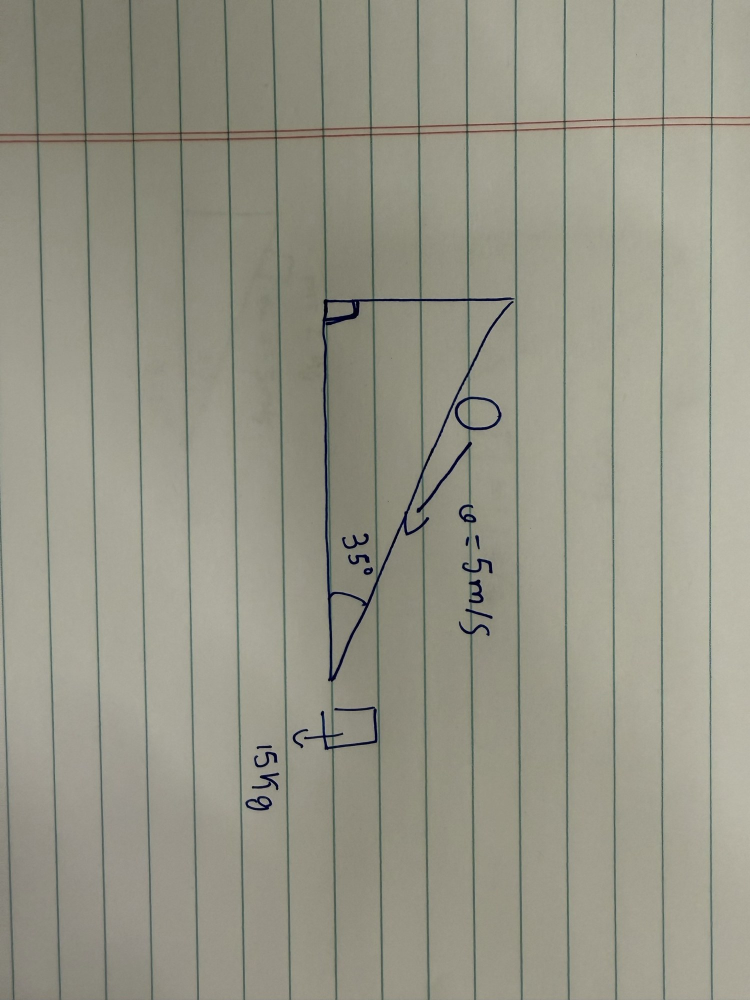
#> input picture fixtures/real/IMG_9140.jpg, 1500 x 2000 px (shown at 1/2 size)
$ python -i capture.py   (imports and definitions only)
#> lines starting #> are read from the running program, lines starting #| are printed output that depends on the picture; after the words box and inside, x2 and y2 are one past the last pixel; in counts of white or black regions, pixels touching at a corner belong together
"""Photo → flattened paper image + ink mask (P1.1).

1. Find the paper: the largest 4-corner contour of the bright region; perspective-warp it.
   No paper edge (synthetic renders, or the sheet fills the frame) → use the whole image.
2. Resize so the long side is WORK_LONG_SIDE px.
3. Ink = pixels clearly darker than their local background (a large median blur), which
   survives shadows. The threshold adapts per image (Otsu on the "darkness" values) so faint
   ruled-notebook lines (light cyan/pink, much less dark than pen) stay out of the mask.
4. Drop specks with connected components.
"""

import io
from dataclasses import dataclass, field

import cv2
import numpy as np
from PIL import Image, ImageOps

WORK_LONG_SIDE = 1200
MIN_PAPER_AREA = 0.2  # of the photo
MAX_PAPER_AREA = 0.97  # bigger than this = the photo border itself, not a paper edge
MIN_DARKNESS = 40  # 0-255 below local background; nothing lighter than this is ink
MIN_SPECK_AREA_FRAC = 2e-5  # components smaller than this fraction of the image are noise

Corners = list[tuple[float, float]]


@dataclass
class Capture:
    image: np.ndarray  # flattened paper, BGR uint8
    mask: np.ndarray  # ink, uint8 0/255, same size as image
    paper_found: bool
    paper_corners: Corners | None  # in the original photo
    warnings: list[str] = field(default_factory=list)


# [4 lines left out: function load_image, not called in this run]


def resize_long_side(img: np.ndarray, long_side: int = WORK_LONG_SIDE) -> np.ndarray:
    h, w = img.shape[:2]
    scale = long_side / max(h, w)
    if abs(scale - 1) < 1e-3:
        return img
    interp = cv2.INTER_AREA if scale < 1 else cv2.INTER_CUBIC
    return cv2.resize(img, (round(w * scale), round(h * scale)), interpolation=interp)


def order_corners(pts) -> np.ndarray:
    """Top-left, top-right, bottom-right, bottom-left."""
    pts = np.asarray(pts, dtype=np.float32).reshape(4, 2)
    s, d = pts.sum(axis=1), np.diff(pts, axis=1).ravel()
    return np.array([pts[np.argmin(s)], pts[np.argmin(d)], pts[np.argmax(s)], pts[np.argmax(d)]],
                    dtype=np.float32)


def find_paper(img: np.ndarray) -> Corners | None:
    """Largest bright 4-corner region, in img coordinates, or None."""
    h, w = img.shape[:2]
    scale = 800 / max(h, w)
    small = cv2.resize(img, (round(w * scale), round(h * scale)), interpolation=cv2.INTER_AREA)
    gray = cv2.GaussianBlur(cv2.cvtColor(small, cv2.COLOR_BGR2GRAY), (5, 5), 0)
    _, bright = cv2.threshold(gray, 0, 255, cv2.THRESH_BINARY + cv2.THRESH_OTSU)
    bright = cv2.morphologyEx(bright, cv2.MORPH_CLOSE, np.ones((9, 9), np.uint8))
    contours, _ = cv2.findContours(bright, cv2.RETR_EXTERNAL, cv2.CHAIN_APPROX_SIMPLE)
    area_total = small.shape[0] * small.shape[1]
    for contour in sorted(contours, key=cv2.contourArea, reverse=True)[:3]:
        area = cv2.contourArea(contour)
        if not MIN_PAPER_AREA * area_total <= area <= MAX_PAPER_AREA * area_total:
            continue
        hull = cv2.convexHull(contour)
        peri = cv2.arcLength(hull, True)
        for eps in (0.02, 0.03, 0.05):
            approx = cv2.approxPolyDP(hull, eps * peri, True)
            if len(approx) == 4:
                quad = order_corners(approx)
                if (cv2.contourArea(approx) >= 0.85 * cv2.contourArea(hull)
                        and _paper_shaped(quad) and _sharp_edges(gray, quad)):
                    return [(float(x) / scale, float(y) / scale) for x, y in quad]
                break
    return None


def _paper_shaped(quad: np.ndarray) -> bool:
    """Sheets are between square and ~1:1.8 (A4 1.41, letter 1.29); shadows often aren't."""
    tl, tr, br, bl = quad
    width = (np.linalg.norm(tr - tl) + np.linalg.norm(br - bl)) / 2
    height = (np.linalg.norm(bl - tl) + np.linalg.norm(br - tr)) / 2
    return max(width, height) / max(1.0, min(width, height)) <= 1.8


def _sharp_edges(gray: np.ndarray, quad: np.ndarray, offset: float = 4.0,
                 min_step: float = 25.0) -> bool:
    """Every side that isn't on the photo border must be a crisp bright→dark step.

    A shadow boundary is a soft ramp, so the brightness a few px inside vs outside the side
    differs little; a real paper edge on a darker desk differs a lot.
    """
    h, w = gray.shape
    centre = quad.mean(axis=0)
    margin = 0.02 * max(h, w)
    for a, b in zip(quad, np.roll(quad, -1, axis=0)):
        # lies along one photo edge (both ends near the same border), not cutting across it
        dists = lambda p: (p[0], p[1], w - 1 - p[0], h - 1 - p[1])  # noqa: E731
        if any(da < margin and db < margin for da, db in zip(dists(a), dists(b))):
            continue
        direction = (b - a) / max(1e-6, np.linalg.norm(b - a))
        normal = np.array([-direction[1], direction[0]])
        if np.dot(centre - a, normal) < 0:
            normal = -normal  # point inwards
        steps = []
        for t in np.linspace(0.1, 0.9, 15):
            p = a + t * (b - a)
            inside, outside = p + offset * normal, p - offset * normal
            if not (0 <= outside[0] < w and 0 <= outside[1] < h):
                continue
            steps.append(float(gray[int(inside[1]), int(inside[0])])
                         - float(gray[int(outside[1]), int(outside[0])]))
        if not steps or np.median(steps) < min_step:
            return False
    return True


# [10 lines left out: function warp, not called in this run]


def darkness(img: np.ndarray) -> np.ndarray:
    """How much darker each pixel is than its local background (float32, 0-255)."""
    gray = cv2.cvtColor(img, cv2.COLOR_BGR2GRAY)
    k = max(21, (min(gray.shape) // 25) | 1)
    # median of a half-size image is ~4× faster and just as good for a background estimate
    small = cv2.resize(gray, None, fx=0.5, fy=0.5, interpolation=cv2.INTER_AREA)
    bg = cv2.medianBlur(small, (k // 2) | 1)
    bg = cv2.resize(bg, (gray.shape[1], gray.shape[0]), interpolation=cv2.INTER_LINEAR)
    return np.clip(bg.astype(np.float32) - gray.astype(np.float32), 0, 255)


def ink_mask(img: np.ndarray) -> np.ndarray:
    dark = darkness(img)
    candidates = dark[dark > MIN_DARKNESS / 2]
    threshold = float(MIN_DARKNESS)
    if candidates.size > 100:
        otsu, _ = cv2.threshold(candidates.astype(np.uint8).reshape(-1, 1), 0, 255,
                                cv2.THRESH_BINARY + cv2.THRESH_OTSU)
        threshold = max(threshold, float(otsu))
    mask = (dark > threshold).astype(np.uint8) * 255
    mask = cv2.morphologyEx(mask, cv2.MORPH_CLOSE, np.ones((3, 3), np.uint8))
    return remove_specks(mask)


def remove_specks(mask: np.ndarray) -> np.ndarray:
    n, labels, stats, _ = cv2.connectedComponentsWithStats(mask, connectivity=8)
    min_area = max(8, MIN_SPECK_AREA_FRAC * mask.size)
    keep = np.zeros(n, dtype=bool)
    keep[1:] = stats[1:, cv2.CC_STAT_AREA] >= min_area
    return (keep[labels] * 255).astype(np.uint8)


def capture(img: np.ndarray) -> Capture:
    corners = find_paper(img)
    warnings = []
    if corners is not None:
        flat = warp(img, corners)
    else:
        flat = resize_long_side(img)
        warnings.append("paper edge not found — using the whole photo")
    return Capture(image=flat, mask=ink_mask(flat), paper_found=corners is not None,
                   paper_corners=corners, warnings=warnings)


# [7 lines left out: function apply_corners, not called in this run]

>>> import cv2
>>> picture = cv2.cvtColor(cv2.imread('../../../fixtures/real/IMG_9140.jpg'), cv2.COLOR_BGR2RGB)
>>> result = capture(picture)
#> in find_paper, `small = cv2.resize(img, (round(w * scale), round(h * scale)), interpol..`:
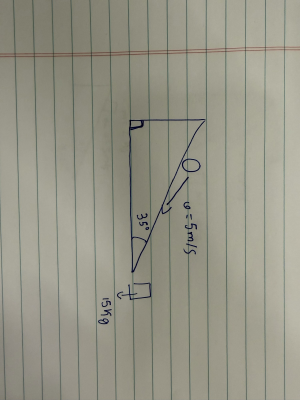
#> small: shape (800, 600, 3) (shown at 1/2 size); mean R, G, B 150.5, 149.1, 135.2
#> in find_paper, `_, bright = cv2.threshold(gray, 0, 255, cv2.THRESH_BINARY + cv2.THRESH..`:
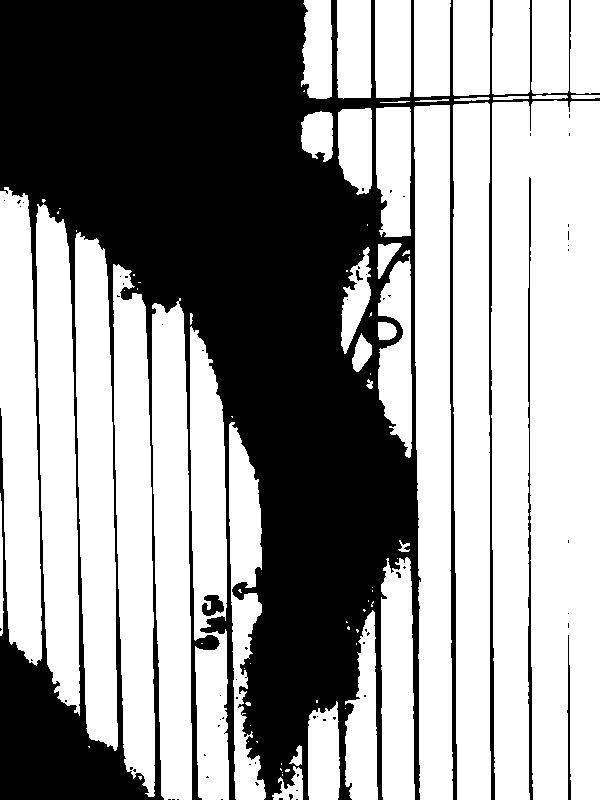
#> bright: shape (800, 600); 58.9% white; 69 black regions (64 under 20 px), largest, box (x1, y1, x2, y2) and area: (0, 0, 600, 800) 194769, (528, 177, 533, 800) 1384, (567, 635, 571, 800) 326, (202, 595, 224, 616) 310, (356, 270, 363, 281) 35
#> in find_paper, `bright = cv2.morphologyEx(bright, cv2.MORPH_CLOSE, np.ones((9, 9), np...`:
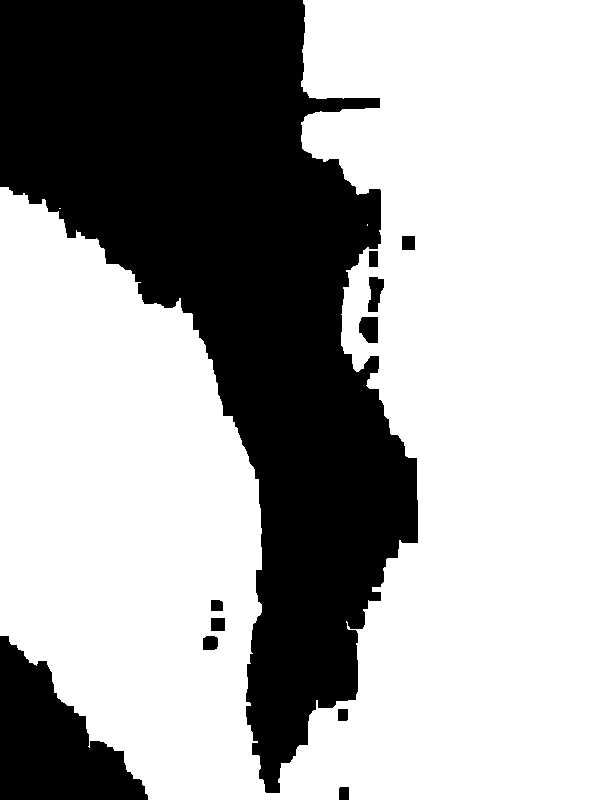
#> bright: shape (800, 600); 65.5% white; 11 black regions
#> in find_paper, `contours, _ = cv2.findContours(bright, cv2.RETR_EXTERNAL, cv2.CHAIN_AP..`: contours = 3 contours, 2 with area under 20; largest, box (x1, y1, x2, y2) and area: (0, 0, 600, 800) 313796
#> the loop in find_paper, `for contour in sorted(contours, key=cv2.contourArea, reverse=True)[:3]:` made 3 passes
#> (area, peri) on pass 1: (313796, 2571.8)
#> in darkness, `bg = cv2.medianBlur(small, (k // 2) | 1)`:
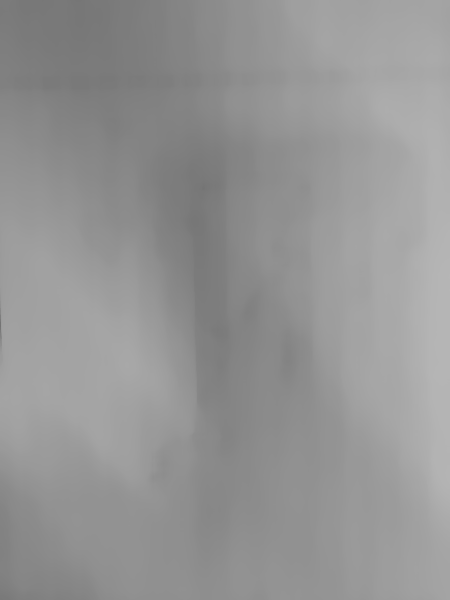
#> bg: shape (600, 450); min 115, max 182, mean 148.5
#> in darkness, `return np.clip(bg.astype(np.float32) - gray.astype(np.float32), 0, 255)`:
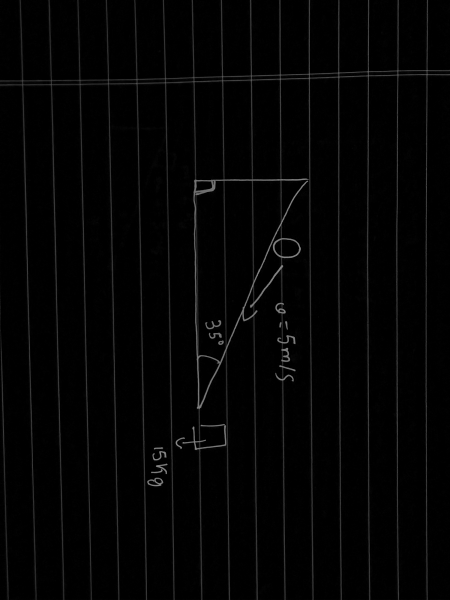
#> returned value: shape (1200, 900) float32 (shown at 1/2 size); min 0, max 141, mean 3.8
#> in ink_mask, `otsu, _ = cv2.threshold(candidates.astype(np.uint8).reshape(-1, 1), 0,..`: otsu = 78
#> in ink_mask, `mask = (dark > threshold).astype(np.uint8) * 255`:
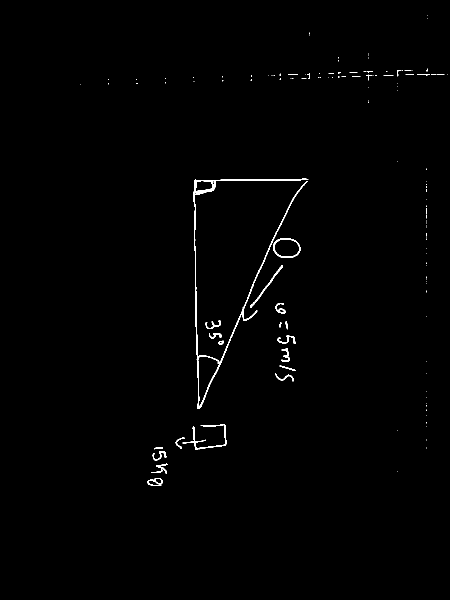
#> mask: shape (1200, 900) (shown at 1/2 size); 0.66% white in thin lines or dots, all inside (x1, y1, x2, y2) = (160, 31, 896, 972)
#> in remove_specks, `n, labels, stats, _ = cv2.connectedComponentsWithStats(mask, connectiv..`: n = 102; stats = 102 rows, first 6: [0, 0, 900, 1200, 1072687], [854, 31, 1, 1, 1], [854, 37, 1, 1, 1], [618, 65, 1, 6, 6], [736, 106, 1, 11, 11], [677, 114, 1, 3, 3]
#> in remove_specks, `return (keep[labels] * 255).astype(np.uint8)`:
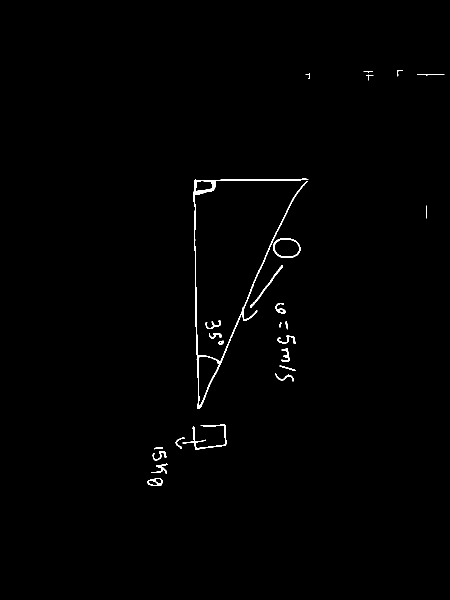
#> returned value: shape (1200, 900) (shown at 1/2 size); 0.64% white; 25 white regions, largest, box (x1, y1, x2, y2) and area: (387, 357, 617, 818) 3442, (365, 848, 453, 900) 589, (546, 476, 602, 516) 422

$ run again, on fixtures/real/IMG_9141.jpg
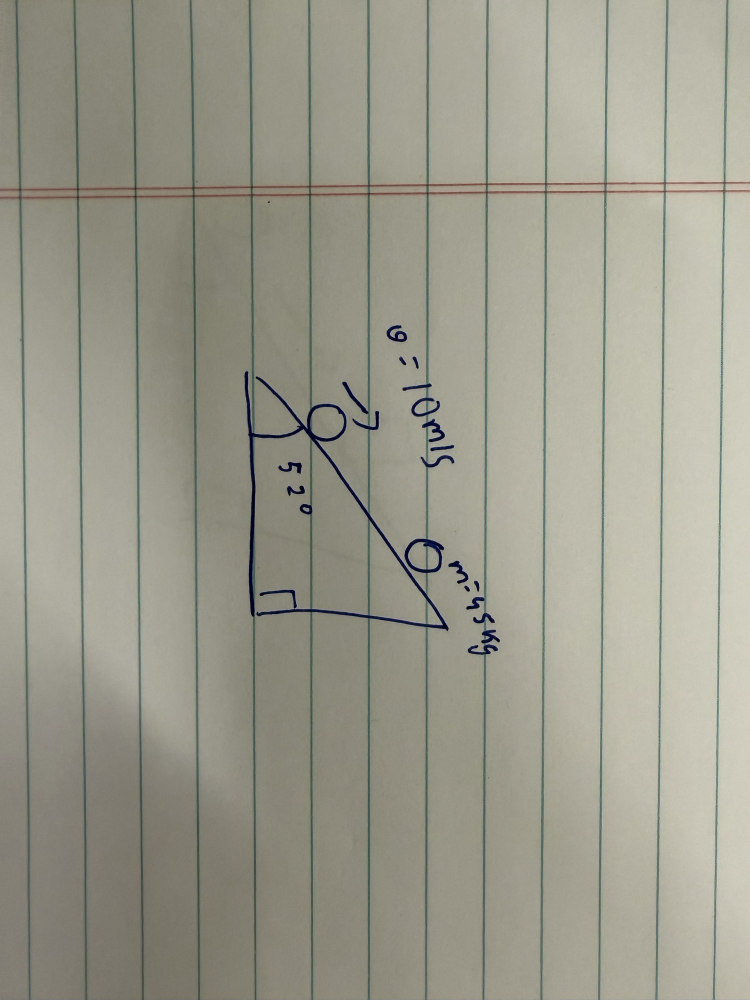
#> input picture fixtures/real/IMG_9141.jpg, 1500 x 2000 px (shown at 1/2 size)
#> in find_paper, `bright = cv2.morphologyEx(bright, cv2.MORPH_CLOSE, np.ones((9, 9), np...`:
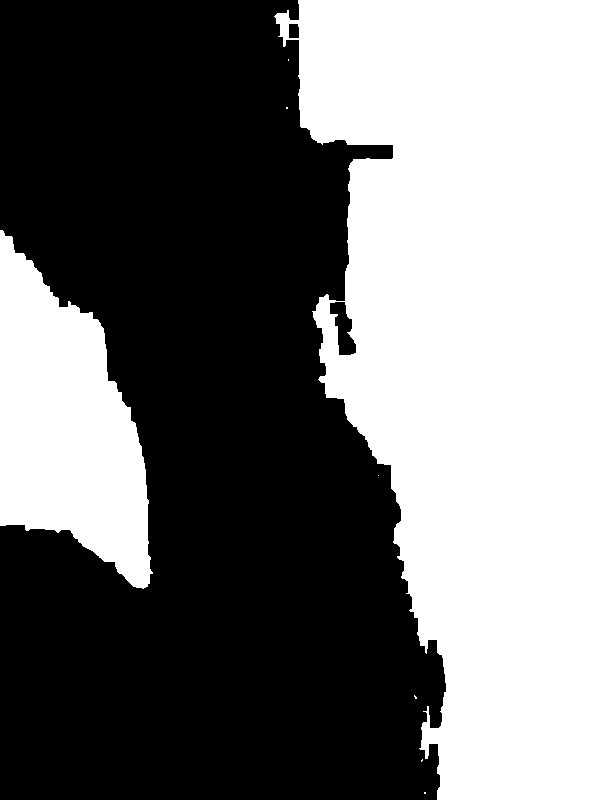
#> bright: shape (800, 600); 45.6% white; 8 white regions (6 under 20 px)
#> contours = 8 contours, 6 with area under 20; largest, box (x1, y1, x2, y2) and area: (274, 0, 600, 800) 185172, (0, 230, 153, 589) 33088
#> the loop in find_paper, `for contour in sorted(contours, key=cv2.contourArea, reverse=True)[:3]:` made 3 passes
#> (area, peri) on pass 1: (185172.5, 2093.3)
#> otsu = 79
#> labels: shape (1200, 900) int32; 148 distinct labels, from 0 to 147
#> n = 148; stats = 148 rows, first 6: [0, 0, 900, 1200, 1072234], [727, 122, 1, 2, 2], [726, 177, 1, 1, 1], [726, 189, 1, 6, 6], [833, 209, 61, 15, 76], [653, 219, 4, 3, 8]
#> in remove_specks, `return (keep[labels] * 255).astype(np.uint8)`:
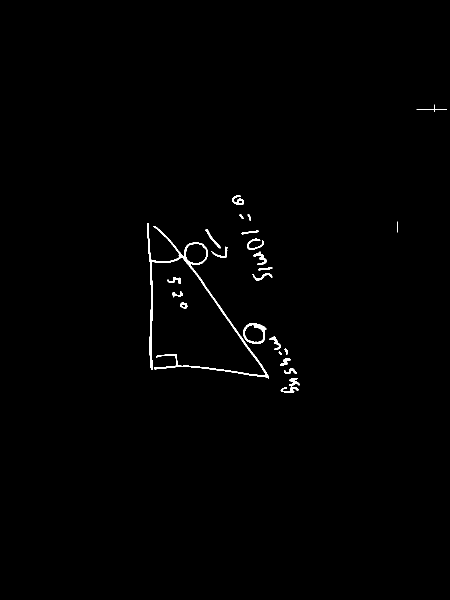
#> returned value: shape (1200, 900) (shown at 1/2 size); 0.68% white; 23 white regions, largest, box (x1, y1, x2, y2) and area: (294, 446, 538, 757) 3838, (486, 647, 533, 688) 571, (561, 756, 600, 786) 363

$ run again, on fixtures/real/IMG_9142.jpg
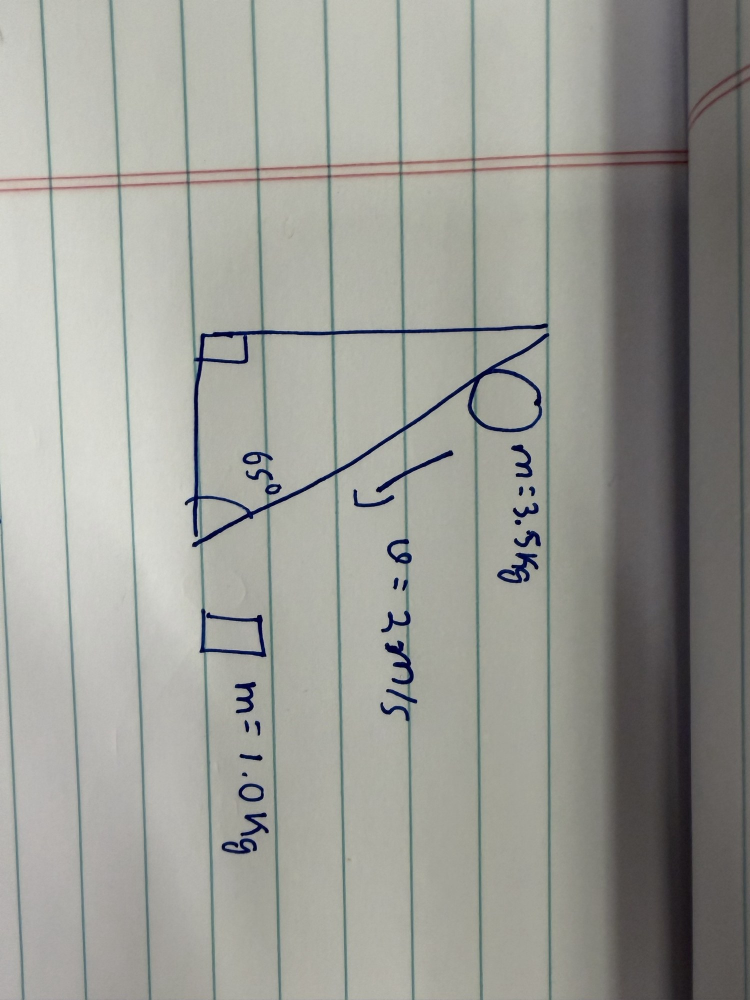
#> input picture fixtures/real/IMG_9142.jpg, 1500 x 2000 px (shown at 1/2 size)
#> in find_paper, `bright = cv2.morphologyEx(bright, cv2.MORPH_CLOSE, np.ones((9, 9), np...`:
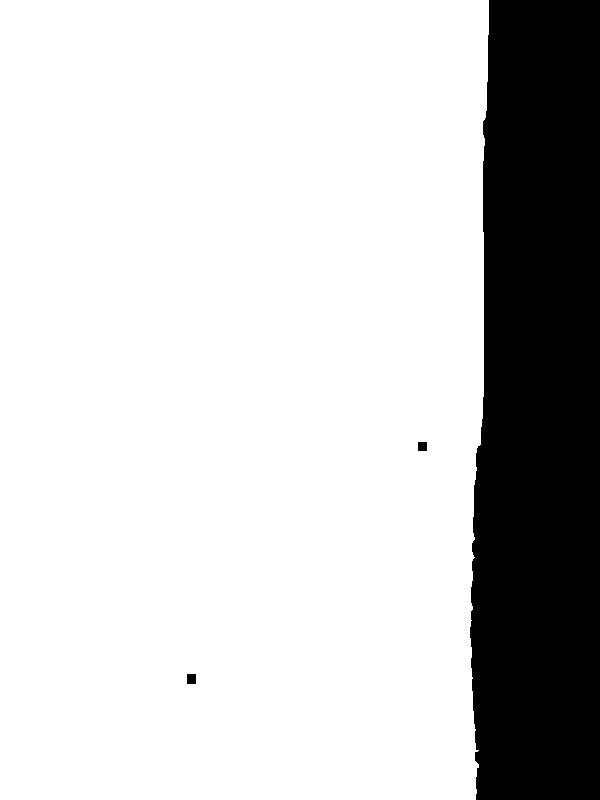
#> bright: shape (800, 600); 79.9% white; 3 black regions
#> contours = 1 contour; box (x1, y1, x2, y2) and area: (0, 0, 489, 800) 382542
#> the loop in find_paper, `for contour in sorted(contours, key=cv2.contourArea, reverse=True)[:3]:` made 1 pass
#> (area, peri) on pass 1: (382541.5, 2561.2)
#> otsu = 88
#> in remove_specks, `n, labels, stats, _ = cv2.connectedComponentsWithStats(mask, connectiv..`:
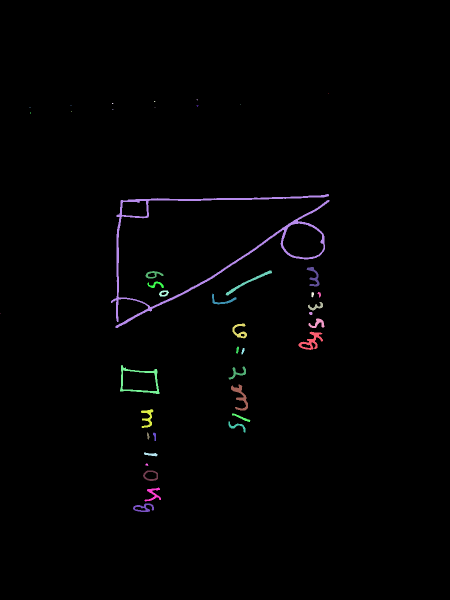
#> labels: shape (1200, 900) int32 (shown at 1/2 size); 43 distinct labels, from 0 to 42; one colour per label, 0 black
#> n = 43; stats = 43 rows, first 6: [0, 0, 900, 1200, 1066421], [657, 186, 1, 1, 1], [393, 199, 3, 2, 4], [308, 202, 3, 2, 5], [224, 206, 3, 2, 5], [480, 208, 1, 1, 1]
